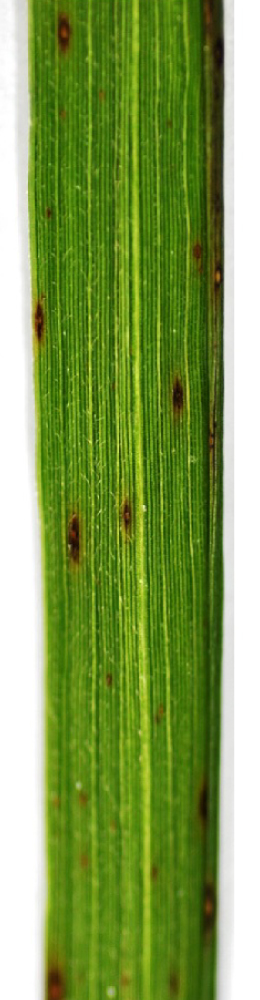
%> input picture Train/Train (1).jpg, 260 x 1000 px; its folder holds only this picture in this run
$ octave Main.m   (GNU Octave 9; MATLAB toolbox functions it lacks are replaced by stand-ins)
%> lines starting %> are read from the running program, lines starting %| are printed output that depends on the picture; in (x1, y1, x2, y2) boxes, pixels count from 0 and x2, y2 are one past the last pixel; in counts of white or black regions, pixels touching at a corner belong together; the program's own positions count from 1
### createMask.m
function [BW,maskedRGBImage] = createMask(RGB)
%createMask  Threshold RGB image using auto-generated code from colorThresholder app.
%  [BW,MASKEDRGBIMAGE] = createMask(RGB) thresholds image RGB using
%  auto-generated code from the colorThresholder App. The colorspace and
%  minimum/maximum values for each channel of the colorspace were set in the
%  App and result in a binary mask BW and a composite image maskedRGBImage,
%  which shows the original RGB image values under the mask BW.

% Auto-generated by colorThresholder app on 16-Jul-2018
%------------------------------------------------------


% Convert RGB image to chosen color space
I = rgb2hsv(RGB);

% Define thresholds for channel 1 based on histogram settings
channel1Min = 0.056;
channel1Max = 0.136;

% Define thresholds for channel 2 based on histogram settings
channel2Min = 0.128;
channel2Max = 1.000;

% Define thresholds for channel 3 based on histogram settings
channel3Min = 0.087;
channel3Max = 0.913;

% Create mask based on chosen histogram thresholds
sliderBW = (I(:,:,1) >= channel1Min ) & (I(:,:,1) <= channel1Max) & ...
    (I(:,:,2) >= channel2Min ) & (I(:,:,2) <= channel2Max) & ...
    (I(:,:,3) >= channel3Min ) & (I(:,:,3) <= channel3Max);
BW = sliderBW;

% Initialize output masked image based on input image.
maskedRGBImage = RGB;

% Set background pixels where BW is false to zero.
maskedRGBImage(repmat(~BW,[1 1 3])) = 0;

end

### Main.m
%% Project Title: Paddy Leaf Disease Detection

clc
close all
clear all

while (1==1)
    choice=menu('Paddy Leaf Disease Detection','....... Training........','....... Testing......','........ Close........');
%> the answer given: 1

    if (choice==1)
        %% Image Read
        xx = 1;
        for k=1:20
            I = imread(sprintf('C:/Users/Moshiur Rahman Mohim/Desktop/Final File(mohim)/Train/Train (%d).jpg', k));
%> I is the input picture: size 1000x260x3 uint8; mean R, G, B 131.3, 158.5, 84
            I = imresize(I,[1000,260]);
            [I3,RGB] = createMask(I);
%> in createMask, `I = rgb2hsv(RGB);`: I: size 1000x260x3 double; mean H, S, V 0.18, 0.611, 0.623
%> in createMask, `sliderBW = (I(:,:,1) >= channel1Min ) & (I(:,:,1) <= channel1Max) & (I..`:
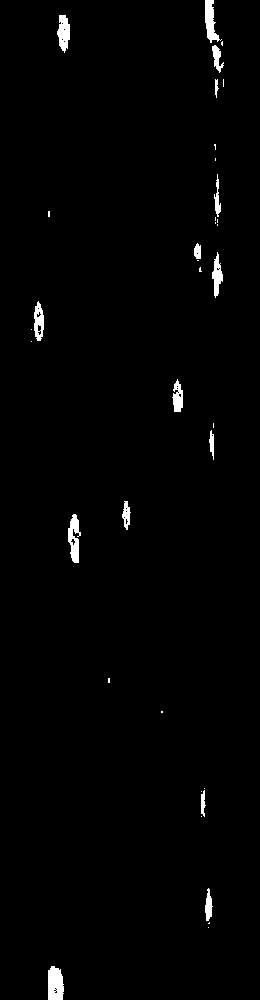
%> sliderBW: size 1000x260 logical; 1.3% white; 36 white regions (21 under 20 px), largest, box (x1, y1, x2, y2) and area: (48, 966, 64, 1000) 468, (68, 514, 81, 563) 387, (205, 0, 222, 43) 367
            seg_img = RGB;
            img = rgb2gray(seg_img);
            glcms = graycomatrix(img);
%> glcms = [255501 492 157 34 10 0 2 0; 556 1431 136 0 0 0 0 0; 133 185 265 11 0 0 0 0; 4 15 33 23 0 0 0 0; 0 0 3 7 0 0 0 0; 0 0 0 0 0 0 0 0; 2 0 0 0 0 0 0 0; 0 0 0 0 0 0 0 0]

            stats = graycoprops(glcms,'Contrast Correlation Energy Homogeneity');
%> stats = {Contrast 0.0127}

            Contrast = stats.Contrast;
%> Contrast = 0.0127
%> (the run ends here)
